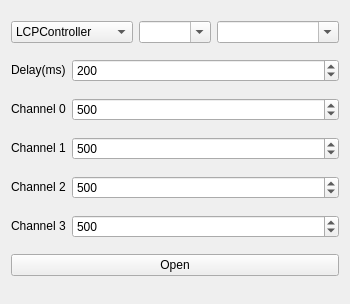
              <widget class="QWidget" name="page_5">
               <property name="geometry">
                <rect>
                 <x>0</x>
                 <y>0</y>
                 <width>350</width>
                 <height>304</height>
                </rect>
               </property>
               <attribute name="label">
                <string>Light</string>
               </attribute>
               <layout class="QGridLayout" name="gridLayout_9">
                <item row="0" column="0" colspan="2">
                 <widget class="QComboBox" name="combo_box_light_controller">
                  <property name="sizePolicy">
                   <sizepolicy hsizetype="Expanding" vsizetype="Fixed">
                    <horstretch>0</horstretch>
                    <verstretch>0</verstretch>
                   </sizepolicy>
                  </property>
                  <item>
                   <property name="text">
                    <string>LCPController</string>
                   </property>
                  </item>
                  <item>
                   <property name="text">
                    <string>DCPController</string>
                   </property>
                  </item>
                 </widget>
                </item>
                <item row="2" column="0">
                 <widget class="QLabel" name="label_18">
                  <property name="sizePolicy">
                   <sizepolicy hsizetype="Fixed" vsizetype="Fixed">
                    <horstretch>0</horstretch>
                    <verstretch>0</verstretch>
                   </sizepolicy>
                  </property>
                  <property name="text">
                   <string>Channel 0</string>
                  </property>
                 </widget>
                </item>
                <item row="6" column="0" colspan="5">
                 <widget class="QPushButton" name="but_open_light">
                  <property name="text">
                   <string>Open</string>
                  </property>
                 </widget>
                </item>
                <item row="1" column="0">
                 <widget class="QLabel" name="label_17">
                  <property name="sizePolicy">
                   <sizepolicy hsizetype="Fixed" vsizetype="Fixed">
                    <horstretch>0</horstretch>
                    <verstretch>0</verstretch>
                   </sizepolicy>
                  </property>
                  <property name="text">
                   <string>Delay(ms)</string>
                  </property>
                 </widget>
                </item>
                <item row="1" column="1" colspan="4">
                 <widget class="QSpinBox" name="spin_box_delay_controller">
                  <property name="minimum">
                   <number>50</number>
                  </property>
                  <property name="maximum">
                   <number>1000</number>
                  </property>
                  <property name="value">
                   <number>200</number>
                  </property>
                 </widget>
                </item>
                <item row="0" column="2">
                 <widget class="QComboBox" name="combo_box_com_controller_light">
                  <property name="sizePolicy">
                   <sizepolicy hsizetype="Minimum" vsizetype="Fixed">
                    <horstretch>0</horstretch>
                    <verstretch>0</verstretch>
                   </sizepolicy>
                  </property>
                  <property name="editable">
                   <bool>true</bool>
                  </property>
                 </widget>
                </item>
                <item row="0" column="3" colspan="2">
                 <widget class="QComboBox" name="combo_box_baudrate_controller_light">
                  <property name="sizePolicy">
                   <sizepolicy hsizetype="Preferred" vsizetype="Fixed">
                    <horstretch>0</horstretch>
                    <verstretch>0</verstretch>
                   </sizepolicy>
                  </property>
                  <property name="editable">
                   <bool>true</bool>
                  </property>
                 </widget>
                </item>
                <item row="5" column="0">
                 <widget class="QLabel" name="label_21">
                  <property name="sizePolicy">
                   <sizepolicy hsizetype="Fixed" vsizetype="Fixed">
                    <horstretch>0</horstretch>
                    <verstretch>0</verstretch>
                   </sizepolicy>
                  </property>
                  <property name="text">
                   <string>Channel 3</string>
                  </property>
                 </widget>
                </item>
                <item row="5" column="1" colspan="4">
                 <widget class="QSpinBox" name="spin_box_channel_value_3">
                  <property name="maximum">
                   <number>1000</number>
                  </property>
                  <property name="value">
                   <number>500</number>
                  </property>
                 </widget>
                </item>
                <item row="3" column="1" colspan="4">
                 <widget class="QSpinBox" name="spin_box_channel_value_1">
                  <property name="maximum">
                   <number>1000</number>
                  </property>
                  <property name="value">
                   <number>500</number>
                  </property>
                 </widget>
                </item>
                <item row="3" column="0">
                 <widget class="QLabel" name="label_19">
                  <property name="sizePolicy">
                   <sizepolicy hsizetype="Fixed" vsizetype="Fixed">
                    <horstretch>0</horstretch>
                    <verstretch>0</verstretch>
                   </sizepolicy>
                  </property>
                  <property name="text">
                   <string>Channel 1</string>
                  </property>
                 </widget>
                </item>
                <item row="2" column="1" colspan="4">
                 <widget class="QSpinBox" name="spin_box_channel_value_0">
                  <property name="maximum">
                   <number>1000</number>
                  </property>
                  <property name="value">
                   <number>500</number>
                  </property>
                 </widget>
                </item>
                <item row="4" column="1" colspan="4">
                 <widget class="QSpinBox" name="spin_box_channel_value_2">
                  <property name="maximum">
                   <number>1000</number>
                  </property>
                  <property name="value">
                   <number>500</number>
                  </property>
                 </widget>
                </item>
                <item row="4" column="0">
                 <widget class="QLabel" name="label_20">
                  <property name="sizePolicy">
                   <sizepolicy hsizetype="Fixed" vsizetype="Fixed">
                    <horstretch>0</horstretch>
                    <verstretch>0</verstretch>
                   </sizepolicy>
                  </property>
                  <property name="text">
                   <string>Channel 2</string>
                  </property>
                 </widget>
                </item>
               </layout>
              </widget>
